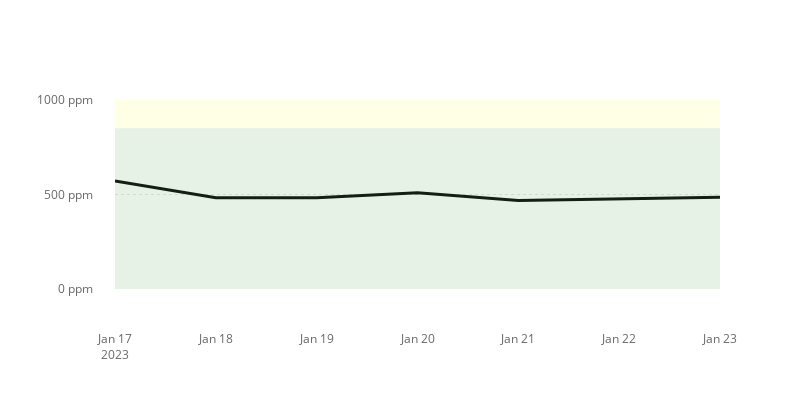

The code cell stored with this chart in its notebook:
### Code cell
search_start = pd.to_datetime("2023-01-17 00:00:00")
search_end = pd.to_datetime("2023-01-23 23:59:59")
sensor_selected = "CO2"

import utils.dashboard

utils.dashboard.get_main_fig(df_room, search_start, search_end, "CO2")

# #----- Filter Data to only show the selected time range -----------------------------------------------------
# df_data = df_room[(df_room["date_time"] >= search_start) & (df_room["date_time"] <= search_end)]
# df_data = df_data.sort_values("date_time", ascending=True)
# df_data = df_data.set_index("date_time")

# #----- Ensure Data is numeric ---------------------------------------------------------------------------------
# df_data = df_data[[sensor_selected]]

# #----- Resample Data to show the correct time range ---------------------------------------------------------
# time_diff = search_end - search_start

# if time_diff <= datetime.timedelta(days=1):
#     date_range = pd.date_range(start=search_start.strftime("%Y-%m-%d %H"), end=search_end.strftime("%Y-%m-%d %H"), freq="H")
#     df_data = df_data.resample("H").mean().reindex(date_range)

# elif time_diff > datetime.timedelta(days=1) and time_diff <= datetime.timedelta(days=6):
#     date_range = pd.date_range(start=search_start.strftime("%Y-%m-%d %H"), end=search_end.strftime("%Y-%m-%d %H"), freq="H")
#     df_data = df_data.resample("H").mean().reindex(date_range)

# elif time_diff > datetime.timedelta(days=6):
#     date_range = pd.date_range(start=search_start.date(), end=search_end.date(), freq="D")
#     df_data = df_data.resample("D").mean().reindex(date_range)
    
# df_data[sensor_selected] = df_data[sensor_selected].round(2)


# #----- Define Parameters for the Plot ----------------------------------------------------------------------------
# params = {"tmp": {"ticksuffix": "°", "dtick": 2, "yrange": 10, "linecolor": "rgb(74, 85, 162)", "hoverbackground": "rgb(74, 85, 162, 0.5)", "hovercolor": "rgb(255, 255, 255, 1)"},
#         "hum": {"ticksuffix": "%", "dtick": 10, "yrange": 30, "linecolor": "rgb(74, 85, 162)", "hoverbackground": "rgb(74, 85, 162, 0.5)", "hovercolor": "rgb(255, 255, 255, 1)"},
#         "CO2": {"ticksuffix": " ppm", "dtick": 500, "yrange": 300, "linecolor": "rgb(20, 20, 20, 1)", "hoverbackground": "rgb(100, 100, 100, 1)", "hovercolor": "rgb(255, 255, 255, 1)"},}

# params_sensor = params.get(sensor_selected)


# #===== Create Plot ==============================================================================================
# fig = go.Figure()

# #----- Add Boxes for different CO2 Levels ------------------------------------------------------------------------
# if sensor_selected == "CO2":
#     fig.add_shape(type="rect",
#     x0=min(df_data.index), y0=0, x1=max(df_data.index), y1=850,
#     fillcolor="green", opacity=0.1, line_width=0)

#     fig.add_shape(type="rect",
#         x0=min(df_data.index), y0=850, x1=max(df_data.index), y1=1200,
#         fillcolor="yellow", opacity=0.1, line_width=0)

#     fig.add_shape(type="rect",
#         x0=min(df_data.index), y0=1200, x1=max(df_data.index), y1=10000,
#         fillcolor="red", opacity=0.1, line_width=0)

# #----- Add main line -------------------------------------------------------------------------------------------
# fig.add_trace(go.Scatter(
#     x=df_data.index,
#     y=df_data[sensor_selected],
#     mode='lines',
#     line=dict(color=params_sensor.get("linecolor"), width=3),
#     name=sensor_selected
# ))

# #----- Define Scale of the Plot ---------------------------------------------------------------------------------
# y_min = df_data[sensor_selected].min(skipna=True)
# y_max = df_data[sensor_selected].max(skipna=True)

# midpoint = (y_min + y_max) / 2
# half_range = max((y_max - y_min) / 2, params_sensor.get("yrange") / 2)

# y_range_min = midpoint - half_range
# y_range_max = midpoint + half_range

# y_range_min = (y_range_min // params_sensor.get("dtick")) * params_sensor.get("dtick")
# y_range_max = ((y_range_max // params_sensor.get("dtick")) + 1) * params_sensor.get("dtick")


# #----- Style the Plot --------------------------------------------------------------------------------------------
# fig.update_layout(
#     dragmode=False,
#     hovermode='x',
#     hoverlabel=dict(
#         bgcolor=params_sensor.get("hoverbackground"),
#         bordercolor=params_sensor.get("linecolor"),
#         font=dict(color=params_sensor.get("hovercolor"))
#     ),

#     xaxis=dict(
#         fixedrange=True,
#         showgrid=False,
#         showline=True,
#         linecolor='rgba(0, 0, 0, 0)',
#         linewidth=40,
#         tickfont=dict(color='rgba(0, 0, 0, 0.6)'),
#         title=""
#     ),

#     yaxis=dict(
#         fixedrange=True,
#         gridcolor='rgba(128, 128, 128, 0.2)',
#         gridwidth=1,
#         griddash='dot',
#         showgrid=True,
#         showline=True,
#         linecolor='rgba(0, 0, 0, 0)',
#         linewidth=20,
#         range=[y_range_min, y_range_max],
#         dtick=params_sensor.get("dtick"),
#         ticksuffix=params_sensor.get("ticksuffix"),   
#         tickfont=dict(color='rgba(0, 0, 0, 0.6)'),
#         title=""
    
#     ),
        
#     plot_bgcolor='white',  # Hintergrundfarbe des Plots
#     paper_bgcolor='white',  # Hintergrundfarbe des gesamten Bildes
#     width=800,
#     height=400,

# )



# # Plot anzeigen
# fig.show()

### Figure 1 — Plotly figure (JSON) as saved in the notebook; plotly's stock layout.template omitted (floating-point values rounded to 4 significant figures)
{"data": [{"line": {"color": "rgb(20, 20, 20, 1)", "width": 3}, "mode": "lines", "name": "CO2", "type": "scatter", "x": ["2023-01-17T00:00:00", "2023-01-18T00:00:00", "2023-01-19T00:00:00", "2023-01-20T00:00:00", "2023-01-21T00:00:00", "2023-01-22T00:00:00", "2023-01-23T00:00:00"], "y": [571.1, 482.8, 482.6, 509.3, 468.6, 475.4, 485.9]}], "layout": {"dragmode": false, "height": 400, "hoverlabel": {"bgcolor": "rgb(100, 100, 100, 1)", "bordercolor": "rgb(20, 20, 20, 1)", "font": {"color": "rgb(255, 255, 255, 1)"}}, "hovermode": "x", "paper_bgcolor": "white", "plot_bgcolor": "white", "shapes": [{"fillcolor": "green", "line": {"width": 0}, "opacity": 0.1, "type": "rect", "x0": "2023-01-17T00:00:00", "x1": "2023-01-23T00:00:00", "y0": 0, "y1": 850}, {"fillcolor": "yellow", "line": {"width": 0}, "opacity": 0.1, "type": "rect", "x0": "2023-01-17T00:00:00", "x1": "2023-01-23T00:00:00", "y0": 850, "y1": 1200}, {"fillcolor": "red", "line": {"width": 0}, "opacity": 0.1, "type": "rect", "x0": "2023-01-17T00:00:00", "x1": "2023-01-23T00:00:00", "y0": 1200, "y1": 10000}], "width": 800, "xaxis": {"fixedrange": true, "linecolor": "rgba(0, 0, 0, 0)", "linewidth": 40, "showgrid": false, "showline": true, "tickfont": {"color": "rgba(0, 0, 0, 0.6)"}, "title": {"text": ""}}, "yaxis": {"dtick": 500, "fixedrange": true, "gridcolor": "rgba(128, 128, 128, 0.2)", "griddash": "dot", "gridwidth": 1, "linecolor": "rgba(0, 0, 0, 0)", "linewidth": 20, "range": [0, 1000], "showgrid": true, "showline": true, "tickfont": {"color": "rgba(0, 0, 0, 0.6)"}, "ticksuffix": " ppm", "title": {"text": ""}}}}
